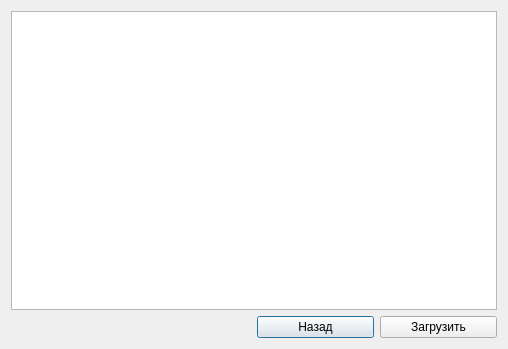
<?xml version="1.0" encoding="UTF-8"?>
<ui version="4.0">
 <class>LoadWindow</class>
 <widget class="QDialog" name="LoadWindow">
  <property name="geometry">
   <rect>
    <x>0</x>
    <y>0</y>
    <width>508</width>
    <height>349</height>
   </rect>
  </property>
  <property name="windowTitle">
   <string>Dialog</string>
  </property>
  <property name="styleSheet">
   <string notr="true"/>
  </property>
  <layout class="QGridLayout" name="gridLayout">
   <item row="0" column="0" colspan="2">
    <widget class="QListWidget" name="listWidget">
     <property name="styleSheet">
      <string notr="true"/>
     </property>
    </widget>
   </item>
   <item row="1" column="1">
    <layout class="QHBoxLayout" name="horizontalLayout_2">
     <item>
      <widget class="QPushButton" name="backLoading_2">
       <property name="text">
        <string>Назад</string>
       </property>
      </widget>
     </item>
     <item>
      <widget class="QPushButton" name="loadLoading_2">
       <property name="text">
        <string>Загрузить</string>
       </property>
      </widget>
     </item>
    </layout>
   </item>
  </layout>
 </widget>
 <resources/>
 <connections/>
</ui>
